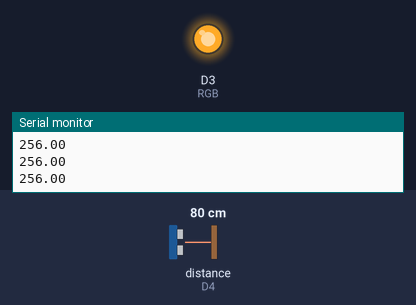
The sketch below on a simulated ESP8266 (NodeMCU). Parts: output pins drawn as LEDs (lit = HIGH), the last lines printed to the serial monitor. Wiring (inferred from the names in the program): ultrasonic range finder: trigger D2; echo D4. Inputs (shaded band) come from the test bench; at power-on: distance to the obstacle (sensor on D4) 80 cm. The echo pulse lasts 58.3 µs per cm; pins used as bus, display or sensor lines are not drawn.

Above: at 1.2 s.
1.3 s: distance to the obstacle (sensor on D4) set to 2 cm
At 2.5 s:
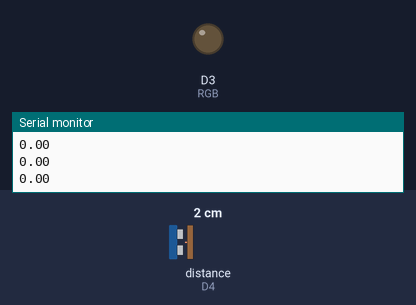
2.8 s: distance to the obstacle (sensor on D4) set to 18 cm
At 3.7 s:
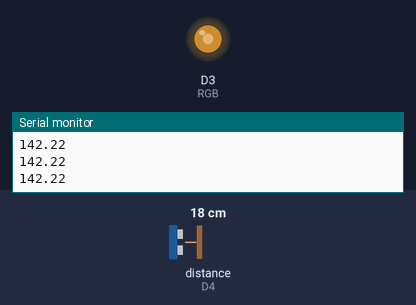
4.3 s: distance to the obstacle (sensor on D4) set to 35 cm
At 4.8 s:
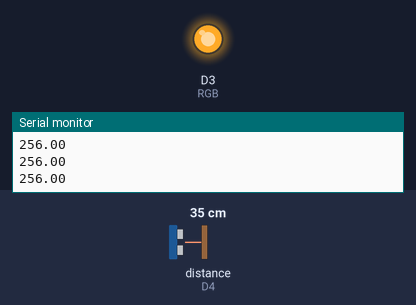
Timing chart, 0 to 7.3 s (numbered marks = the images above; inputs shaded):
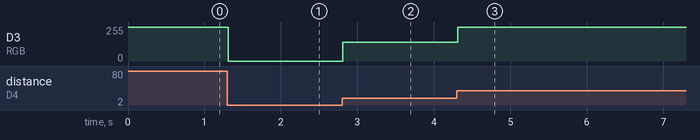

Measured:
- after the input at 1.3 s, D3 (RGB): 255/255 → 0/255 at once
- after the input at 2.8 s, D3 (RGB): 0/255 → 142/255 at once
- after the input at 4.3 s, D3 (RGB): 142/255 → 255/255 at once

The sketch:

RGB_diode_distance_sensor.ino
```cpp
#define TRIGGER D2
#define ECHO D4
#define RGB D3

static float constexpr PWM_RANGE = 256.0f;
static float constexpr MIN_DISTANCE = 3.0f; // [cm]
static float constexpr MAX_DISTANCE = 30.0f; // [cm]

void setup()
{
  set_pin_modes();
  Serial.begin(9600);
  analogWrite(RGB, PWM_RANGE);
}

void loop()
{
  uint32_t const distance = measure_distance();

  // RGB diode used is in the common cathode configuration - applying max duty cycle equals no illumination.
  update_RGB_diode(distance);
}

void
set_pin_modes()
{
  pinMode(TRIGGER, OUTPUT);
  pinMode(ECHO, INPUT);
  pinMode(RGB, OUTPUT);
}

uint32_t
measure_distance()
{
  uint8_t const delay_low = 2u; // [us]
  uint8_t const delay_high = 10u; // [us]
  uint8_t const conversion_value = 58u;

  digitalWrite(TRIGGER, LOW);
  delayMicroseconds(delay_low);
  digitalWrite(TRIGGER, HIGH);
  delayMicroseconds(delay_high);
  digitalWrite(TRIGGER, LOW);

  uint32_t const time = pulseIn(ECHO, HIGH);
  uint32_t const distance = time / conversion_value;

  return distance;
}

void
update_RGB_diode(uint32_t distance)
{
  float distance_f = static_cast<float>(distance);
  distance_f = (distance_f > MAX_DISTANCE) ? MAX_DISTANCE : distance_f;
  distance_f = (distance_f < MIN_DISTANCE) ? MIN_DISTANCE : distance_f;

  // RGB diode used is in the common cathode configuration - applying zero duty cycle equals the largest illumination.
  float const pwm_value = ((distance_f - MIN_DISTANCE) / (MAX_DISTANCE - MIN_DISTANCE)) * PWM_RANGE;
  Serial.println(pwm_value);
  analogWrite(RGB, pwm_value);
}
```
